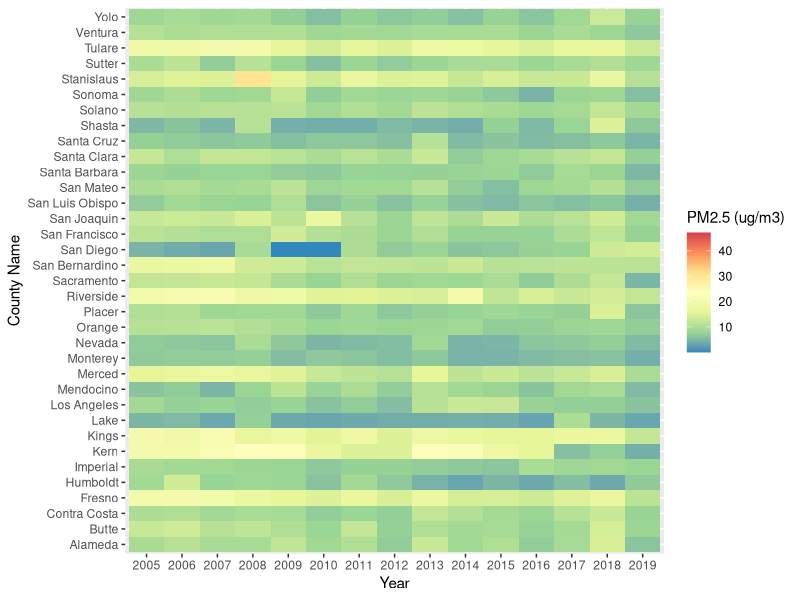
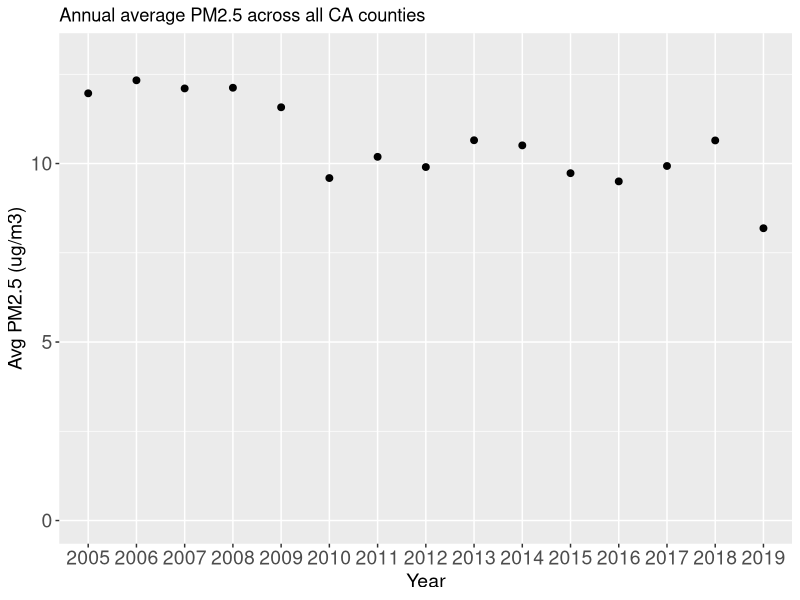

Write R code to recreate these figures, in order.
# visualizing pollutant data across California 

# working directory set to be KuhlmannGoodShahidCloer_ENV872_FinalProject  

library(readr)
library(dplyr)
library(ggplot2)
library(tidyverse)

CA_AQ_processed <- read_csv("Data/Processed/CA_AQ_processed.csv")
CA_AQ_processed$Year <- as.factor(CA_AQ_processed$Year)

# get a count of each pollutant type 
table(CA_AQ_processed$`Pollutant Standard`)

# CO 1-hour 1971   NO2 1-hour 2010 Ozone 8-hour 2015  PM25 Annual 2012   SO2 1-hour 2010 
# 1123             1589            2941               2407               514

# example PM2.5 heatmap
PM_heatmap <- ggplot(CA_AQ_processed %>%
                       filter(`Pollutant Standard` == "PM25 Annual 2012"), 
                     aes(x = `Year`, y = `County Name`, fill = `Arithmetic Mean`)) +
  geom_tile() +
  scale_fill_distiller(name = "PM2.5 (ug/m3)", palette = "Spectral",
                       direction = -1)
PM_heatmap

# example group by and summarize for annual PM2.5 for whole state 
# read in CA_AQ_processed again so year is as numeric 
CA_pm25 <- CA_AQ_processed %>%
  select(c(`Pollutant Standard`, Year, `Arithmetic Mean`)) %>%
  filter(`Pollutant Standard` == "PM25 Annual 2012") %>%
  group_by(`Year`) %>%
  filter(!is.na(`Arithmetic Mean`)) %>%
  summarise(meanPM25 = mean(`Arithmetic Mean`))

# plot time series of PM2.5 for whole state
PM_CA_avg_scatter <- 
  ggplot(CA_pm25,
         aes(x = Year,
             y = meanPM25)) +
  labs(title = "Annual average PM2.5 across all CA counties",
       y = "Avg PM2.5 (ug/m3)") +
  ylim(0,13) +
  theme(axis.text.x = element_text(size = 14)) +
  theme(axis.text.y = element_text(size = 14)) +
  theme(axis.title.x = element_text(size = 14)) +
  theme(axis.title.y = element_text(size = 14)) +
  geom_point(size = 2) +
  geom_smooth(method=lm)

PM_CA_avg_scatter

PM_county_unique <- CA_AQ_processed %>%
  filter(`Pollutant Standard` == "PM25 Annual 2012")

PM_county_unique <- PM_county_unique %>%
  na.omit(`Arithmetic Mean`)

unique(PM_county_unique$`County Name`)
